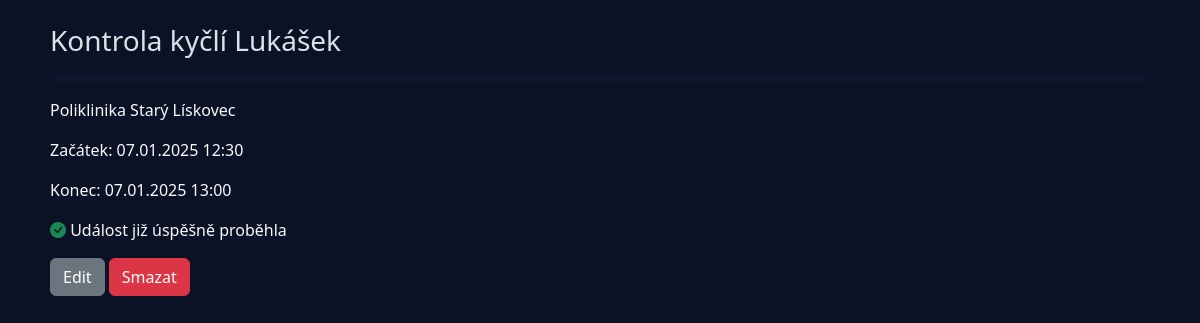
Screenshot of /event/1 with the database file from the repository.
### models.py (models this page shows)
class Event(db.Model):
    __tablename__ = 'events'
    id = db.Column(db.Integer, primary_key=True, autoincrement=True)
    name = db.Column(db.String(100), nullable=False)
    description = db.Column(db.Text, nullable=True)
    events_category_id = db.Column(db.Integer, db.ForeignKey('events_category.id'), nullable=False)
    start_date = db.Column(db.DateTime, nullable=False)
    end_date = db.Column(db.DateTime, nullable=False)
    done = db.Column(db.Boolean, default=False)
    category = db.relationship('EventCategory', back_populates='events')
    badges = db.relationship('EventBadge', secondary=event_badge_association, back_populates='events')

### routes/event_view.py (the view)
def event_view(event_id):
    event = Event.query.get(event_id)
    if not event:
        return redirect(url_for('event_list'))
    theme = request.cookies.get('theme', 'dark')
    return render_template('event_view.html', event=event, theme=theme)

### templates/event_view.html (shortened to what this page needs)
{% extends "base.html" %}
{% block content %}
    <h3>{{ event.name }}</h3>
    <hr>
    <p>{{ event.description }}</p>
    <p>Začátek: {{ event.start_date.strftime('%d.%m.%Y %H:%M') }}</p>
    <p>Konec: {{ event.end_date.strftime('%d.%m.%Y %H:%M') }}</p>
    {% if event.done %}
        <p><i class="bi bi-check-circle-fill text-success"></i> Událost již úspěšně proběhla</p>
    {% else %}
        <p><i class="bi bi-x-circle-fill text-danger"></i> Čeká na vyřízení</p>
    {% endif %}
    <a href="{{ url_for('event_edit', event_id=event.id) }}" class="btn btn-secondary">Edit</a>
    <form action="{{ url_for('event_delete', event_id=event.id) }}" method="POST" style="display:inline;">
        <button type="submit" class="btn btn-danger">Smazat</button>
    </form>
{% endblock %}

### static/dark.css (style rules this page uses)
body { background-color: #0c1226; color: #f8f9fa; font-family: 'Segoe UI', Tahoma, Geneva, Verdana, sans-serif; }
h3, h4, label { color: #dce1e6; }
hr { border: 4px solid #1b2d63; opacity:0.1; }

### rows the page displays
Event: name "Kontrola kyčlí Lukášek", description "Poliklinika Starý Lískovec", start_date "07.01.2025 12:30", end_date "07.01.2025 13:00"
